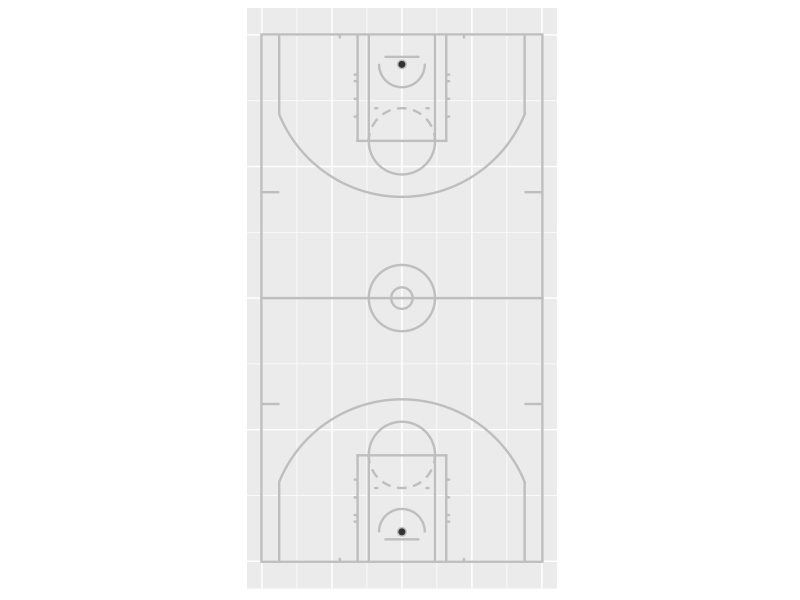
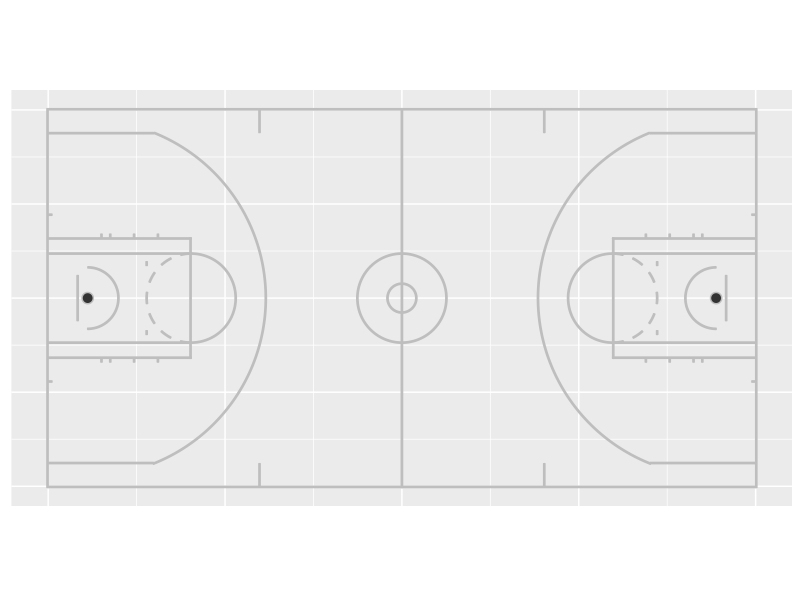

These figures' R source, in order:
# Author: Ewen Gallic http://editerna.free.fr/wp/
# Creation date: 2014-05-22
# Last modification: 2014-08-03

# Any comments are welcome.

library(grid)
library(ggplot2)
library(gridExtra)
library(gtable)

###############
## FUNCTIONS ##
###############

# http://stackoverflow.com/questions/6862742/draw-a-circle-with-ggplot2
# Function to create circles
circle_fun <- function(center=c(0,0), diameter=1, npoints=500, start=0, end=2){
    tt <- seq(start*pi, end*pi, length.out=npoints)
    data.frame(
        x = center[1] + diameter / 2 * cos(tt),
        y = center[2] + diameter / 2 * sin(tt)
    )
}

# Gives y coordinates of the opposite side
rev_y <- function(y) 94-y

# Converts inches to feet
inches_to_feet <- function(x) x/12

# Given the angle theta and the court data frame,
# rotates the coordinates of the court by an angle theta
rotate_court <- function(court, theta=pi/2){
    court_r <- court
    court_r$x <- court_r$x / 180 * pi
    court_r$y <- court_r$y / 180 * pi
    matrice_r <- matrix(c(cos(theta), sin(theta), -sin(theta), cos(theta)), ncol = 2)
    coords_r <- apply(court_r[,c("x","y")], 1, function(x) x %*% matrice_r)
    court_r$x <- coords_r[1,] ; court_r$y <- coords_r[2,]
    court_r$x <- court_r$x * 180 / pi
    court_r$y <- court_r$y * 180 / pi
    return(court_r)
}

# From x and y coordinates for a line (represented by a polygon here),
# a number of group and a short description
# creates a data.frame for this line
# in order to use it with ggplot2.
new_coords <- function(x, y, group, descri){
    new_coords_df <- data.frame(x = x, y = y)
    new_coords_df$group <- group
    new_coords_df$side <- 1
    group <- group + 1
    
    # The same thing for the opposite side
    new_coords_df2 <- data.frame(x = x, y = rev_y(y))
    new_coords_df2$group <- group
    new_coords_df2$side <- 2
    group <<- group + 1
    
    # On reunit les donnees
    new_coords_df <- rbind(new_coords_df, new_coords_df2)
    new_coords_df$descri <- descri
    
    return(new_coords_df)
}

###############
## THE COURT ##
###############

# Cercle de non passage en force
cercle_np_out <- circle_fun(center = c(25,5+3/12), diameter = (4+1/6)*2)
cercle_np_in <- circle_fun(center = c(25,5+3/12), diameter = 4*2)
# Cercle ligne des 3 pts
cercle_3pts_out <- circle_fun(center = c(25,5+3/12), diameter = (23+9/12)*2)
cercle_3pts_in <- circle_fun(center = c(25,5+3/12), diameter = (23+7/12)*2)
# Cercle arceau
cercle_ce <- circle_fun(center = c(25,5+3/12), diameter = 1.5)
# Cercle LF
cercle_lf_out <- circle_fun(center = c(25,19), diameter = 6*2)
cercle_lf_in <- circle_fun(center = c(25,19), diameter = (6-1/6)*2)
# Cercle milieu
cercle_mil_out <- circle_fun(center = c(25,47), diameter = 6*2)
cercle_mil_in <- circle_fun(center = c(25,47), diameter = (6-1/6)*2)
# Cercle milieu petit
cercle_mil_petit_out <- circle_fun(center = c(25,47), diameter = 2*2)
cercle_mil_petit_in <- circle_fun(center = c(25,47), diameter = (2-1/6)*2)


group <- 1
court <- new_coords(c(0-1/6,0-1/6,50 + 1/6,50 + 1/6), c(0 - 1/6,0,0,0 - 1/6), group = group, descri = "ligne de fond")
court <- rbind(court, new_coords(x = c(0-1/6,0-1/6,0,0), y = c(0,47-1/12,47-1/12,0), group = group, descri = "ligne gauche"))
court <- rbind(court, new_coords(x = c(50,50,50+1/6,50+1/6), y = c(0,47-1/12,47-1/12,0), group = group, descri = "ligne droite"))
court <- rbind(court, new_coords(x = c(0,0,3,3), y = c(28,28+1/6,28+1/6,28), group = group, descri = "marque entraineur gauche"))
court <- rbind(court, new_coords(x = c(47,47,50,50), y = c(28,28+1/6,28+1/6,28), group = group, descri = "marque entraineur droite"))
court <- rbind(court, new_coords(x = c(3,3,3+1/6,3+1/6), y = c(0,14,14,0), group = group, descri = "3pts bas gauche"))
court <- rbind(court, new_coords(x = c(47-1/6,47-1/6,47,47), y = c(0,14,14,0), group = group, descri = "3pts bas droit"))
court <- rbind(court, new_coords(x = c(17,17,17+1/6,17+1/6), y = c(0,19,19,0), group = group, descri = "LF bas gauche"))
court <- rbind(court, new_coords(x = c(33-1/6,33-1/6,33,33), y = c(0,19,19,0), group = group, descri = "LF bas droit"))
court <- rbind(court, new_coords(x = c(17,17,33,33), y = c(19-1/6,19,19,19-1/6), group = group, descri = "LF tireur"))
court <- rbind(court, new_coords(x = c(14-1/6,14-1/6,14,14), y = c(0,1/2,1/2,0), group = group, descri = "marque fond gauche"))
court <- rbind(court, new_coords(x = c(36,36,36+1/6,36+1/6), y = c(0,1/2,1/2,0), group = group, descri = "marque fond droit"))
court <- rbind(court, new_coords(x = c(19,19,19+1/6,19+1/6), y = c(0,19,19,0), group = group, descri = "LF gauche interieur"))
court <- rbind(court, new_coords(x = c(31-1/6,31-1/6,31,31), y = c(0,19,19,0), group = group, descri = "LF droite interieur"))
court <- rbind(court, new_coords(x = c(22, 22, 28, 28), y = c(4-1/6,4,4,4-1/6), group = group, descri = "planche"))
court <- rbind(court, new_coords(x = c(cercle_3pts_out[31:220,"x"], rev(cercle_3pts_in[31:220,"x"])),
                                 y = c(cercle_3pts_out[31:220,"y"], rev(cercle_3pts_in[31:220,"y"])), group = group, descri = "cercle 3pts"))
court <- rbind(court, new_coords(x = c(cercle_np_out[1:250,"x"], rev(cercle_np_in[1:250,"x"])),
                                 y = c(cercle_np_out[1:250,"y"], rev(cercle_np_in[1:250,"y"])), group = group, descri = "cercle non passage en force"))
court <- rbind(court, new_coords(x = c(20+1/6,20+1/6,20+8/12,20+8/12), y = c(13,13+1/6,13+1/6,13), group = group, descri = "marque bas gauche cercle LF"))
court <- rbind(court, new_coords(x = c(30-8/12,30-8/12,30-1/6,30-1/6), y = c(13,13+1/6,13+1/6,13), group = group, descri = "marque bas droite cercle LF"))
court <- rbind(court, new_coords(x = c(cercle_lf_out[1:250,"x"], rev(cercle_lf_in[1:250,"x"])),
                                 y = c(cercle_lf_out[1:250,"y"], rev(cercle_lf_in[1:250,"y"])), group = group, descri = "cercle LF haut"))
court <- rbind(court, new_coords(x = c(cercle_lf_out[250:269,"x"], rev(cercle_lf_in[250:269,"x"])),
                                 y = c(cercle_lf_out[250:269,"y"], rev(cercle_lf_in[250:269,"y"])), group = group, descri = "cercle LF partie 1"))
court <- rbind(court, new_coords(x = c(cercle_lf_out[288:308,"x"], rev(cercle_lf_in[288:308,"x"])),
                                 y = c(cercle_lf_out[288:308,"y"], rev(cercle_lf_in[288:308,"y"])), group = group, descri = "cercle LF partie 2"))
court <- rbind(court, new_coords(x = c(cercle_lf_out[327:346,"x"], rev(cercle_lf_in[327:346,"x"])),
                                 y = c(cercle_lf_out[327:346,"y"], rev(cercle_lf_in[327:346,"y"])), group = group, descri = "cercle LF partie 3"))
court <- rbind(court, new_coords(x = c(cercle_lf_out[365:385,"x"], rev(cercle_lf_in[365:385,"x"])),
                                 y = c(cercle_lf_out[365:385,"y"], rev(cercle_lf_in[365:385,"y"])), group = group, descri = "cercle LF partie 4"))
court <- rbind(court, new_coords(x = c(cercle_lf_out[404:423,"x"], rev(cercle_lf_in[404:423,"x"])),
                                 y = c(cercle_lf_out[404:423,"y"], rev(cercle_lf_in[404:423,"y"])), group = group, descri = "cercle LF partie 5"))
court <- rbind(court, new_coords(x = c(cercle_lf_out[442:462,"x"], rev(cercle_lf_in[442:462,"x"])),
                                 y = c(cercle_lf_out[442:462,"y"], rev(cercle_lf_in[442:462,"y"])), group = group, descri = "cercle LF partie 6"))
court <- rbind(court, new_coords(x = c(cercle_lf_out[481:500,"x"], rev(cercle_lf_in[481:500,"x"])),
                                 y = c(cercle_lf_out[481:500,"y"], rev(cercle_lf_in[481:500,"y"])), group = group, descri = "cercle LF partie 7"))
court <- rbind(court, new_coords(x = c(17-0.5,17-0.5,17,17), y = c(7,7+1/6,7+1/6,7), group = group, descri = "marque 1 LF gauche"))
court <- rbind(court, new_coords(x = c(17-0.5,17-0.5,17,17), y = c(8+1/6,8+1/3,8+1/3,8+1/6), group = group, descri = "marque 2 LF gauche"))
court <- rbind(court, new_coords(x = c(17-0.5,17-0.5,17,17), y = c(11+1/3,11.5,11.5,11+1/3), group = group, descri = "marque 3 LF gauche"))
court <- rbind(court, new_coords(x = c(17-0.5,17-0.5,17,17), y = c(14.5,14.5+1/6,14.5+1/6,14.5), group = group, descri = "marque 4 LF gauche"))
court <- rbind(court, new_coords(x = c(33,33,33+0.5,33+0.5), y = c(7,7+1/6,7+1/6,7), group = group, descri = "marque 1 LF droite"))
court <- rbind(court, new_coords(x = c(33,33,33+0.5,33+0.5), y = c(8+1/6,8+1/3,8+1/3,8+1/6), group = group, descri = "marque 2 LF droite"))
court <- rbind(court, new_coords(x = c(33,33,33+0.5,33+0.5), y = c(11+1/3,11.5,11.5,11+1/3), group = group, descri = "marque 3 LF droite"))
court <- rbind(court, new_coords(x = c(33,33,33+0.5,33+0.5), y = c(14.5,14.5+1/6,14.5+1/6,14.5), group = group, descri = "marque 4 LF droite"))
court <- rbind(court, new_coords(x = c(0-1/6,0-1/6,50+1/6,50+1/6), y = c(94/2-1/12,94/2, 94/2, 94/2-1/12), group = group, descri = "ligne mediane"))
court <- rbind(court, new_coords(x = c(cercle_mil_out[250:500,"x"], rev(cercle_mil_in[250:500,"x"])),
                                 y = c(cercle_mil_out[250:500,"y"], rev(cercle_mil_in[250:500,"y"])), group = group, descri = "cercle milieu grand"))
court <- rbind(court, new_coords(x = c(cercle_mil_petit_out[250:500,"x"], rev(cercle_mil_petit_in[250:500,"x"])),
                                 y = c(cercle_mil_petit_out[250:500,"y"], rev(cercle_mil_petit_in[250:500,"y"])), group = group, descri = "cercle milieu petit"))
court <- rbind(court, new_coords(x = cercle_ce[,"x"], y = cercle_ce[,"y"], group = group, descri = "anneau"))

# The data.frame containing all coordinates for the court is now complete.
head(court)
tail(court)

###########
## PLOTS ##
###########

# Whole court 
P <- ggplot() + geom_polygon(data = court, aes(x = x, y = y, group = group), col = "gray") +
    coord_equal() +
    ylim(-2,96) +
    xlim(-5,55) +
    scale_x_continuous(breaks = c(0, 12.5, 25, 37.5, 50)) +
    scale_y_continuous(breaks = c(0, 23.5, 47, 70.5, 94)) +
    xlab("") + ylab("") +
    theme(axis.text.x = element_blank(),
          axis.text.y = element_blank(), axis.ticks.x = element_blank(),
          axis.ticks.y = element_blank(), axis.title = element_blank()
    )


P


# Whole court with rotation
P_180 <- ggplot() + geom_polygon(data = rotate_court(court, theta = pi/2), aes(x = x, y = y, group = group), col = "gray") +
    coord_equal() +
    xlim(-2,96) +
    ylim(-55,2) +
    scale_x_continuous(breaks = c(0, 23.5, 47, 70.5, 94)) +
    scale_y_continuous(breaks = c(0, -12.5, -25, -37.5, -50)) +
    xlab("") + ylab("") +
    theme(axis.text.x = element_blank(),
          axis.text.y = element_blank(), axis.ticks.x = element_blank(),
          axis.ticks.y = element_blank(), axis.title = element_blank()
    )

P_180


# Half court
P_half <- ggplot() + geom_polygon(data = court[court$side==1,], aes(x = x, y = y, group = group), col = "gray") +
    coord_equal() +
    xlim(-3,54) +
    ylim(-3,50) +
    scale_y_continuous(breaks = c(0, 23.5, 47)) +
    scale_x_continuous(breaks = c(0, 12.5, 25, 37.5, 50)) +
    xlab("") + ylab("") +
    theme(axis.text.x = element_blank(),
          axis.text.y = element_blank(), axis.ticks.x = element_blank(),
          axis.ticks.y = element_blank(), axis.title = element_blank()
    )



P_half_180 <- ggplot() + geom_polygon(data = rotate_court(court[court$side==1,], theta = pi/2), aes(x = x, y = y, group = group), col = "gray") +
    coord_equal() +
    xlim(-2,50) +
    ylim(-55,2) +
    scale_x_continuous(breaks = c(0, 23.5, 47)) +
    scale_y_continuous(breaks = c(0, -12.5, -25, -37.5, -50)) +
    xlab("") + ylab("") +
    theme(axis.text.x = element_blank(),
          axis.text.y = element_blank(), axis.ticks.x = element_blank(),
          axis.ticks.y = element_blank(), axis.title = element_blank()
    )
